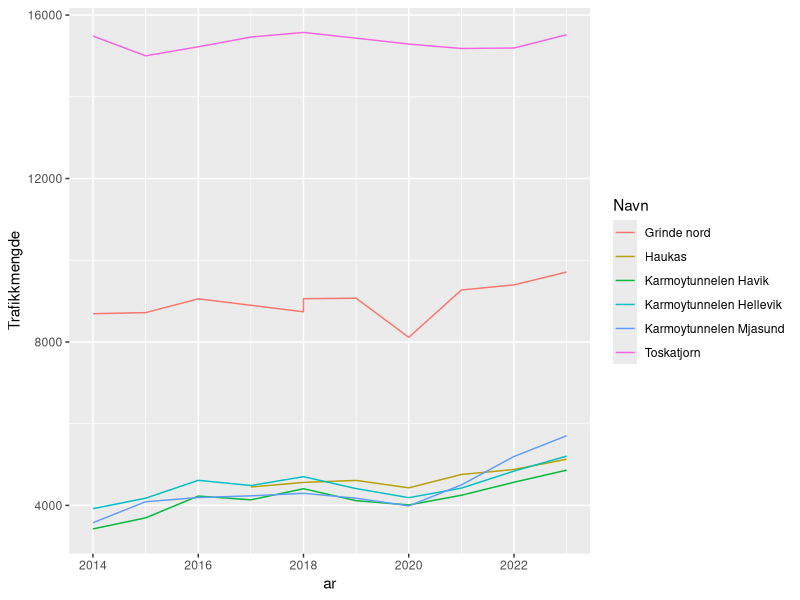
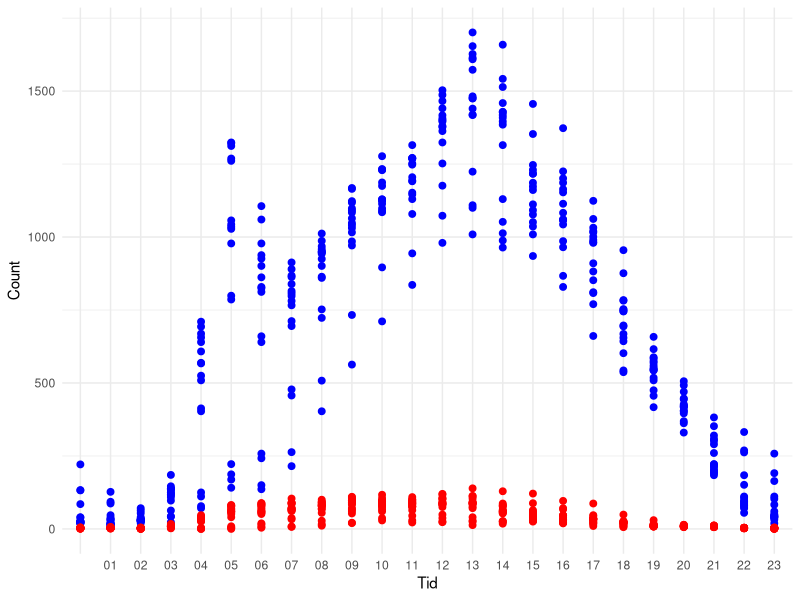
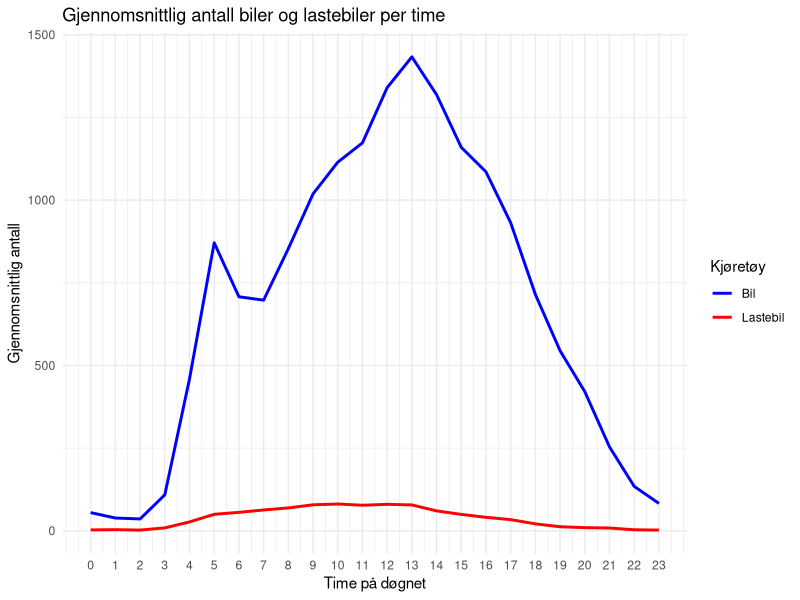
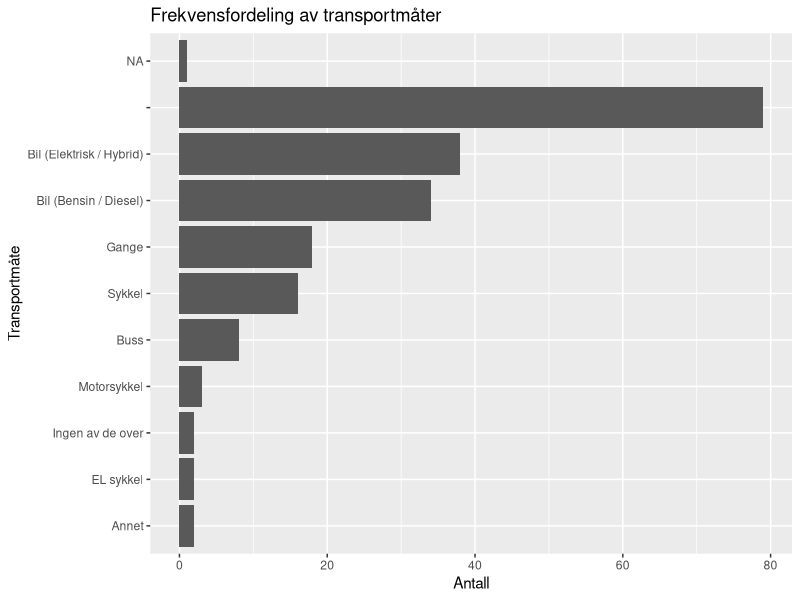
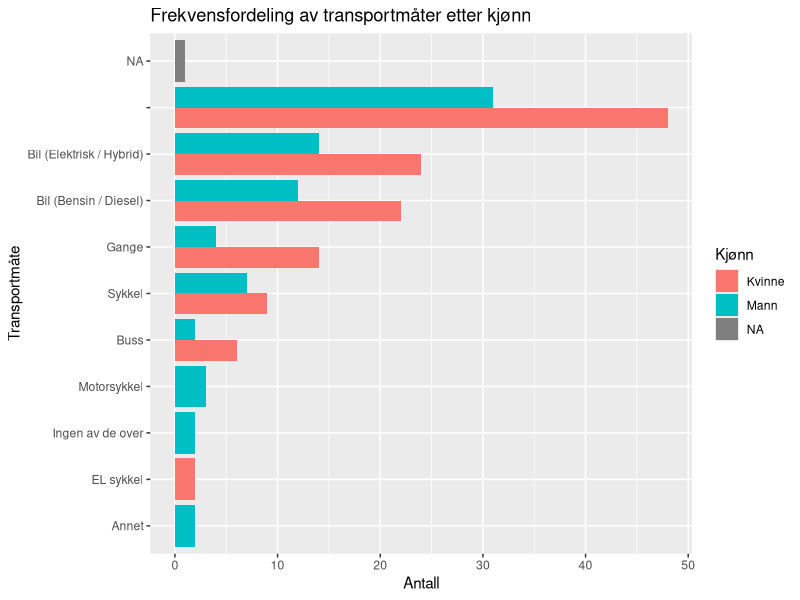
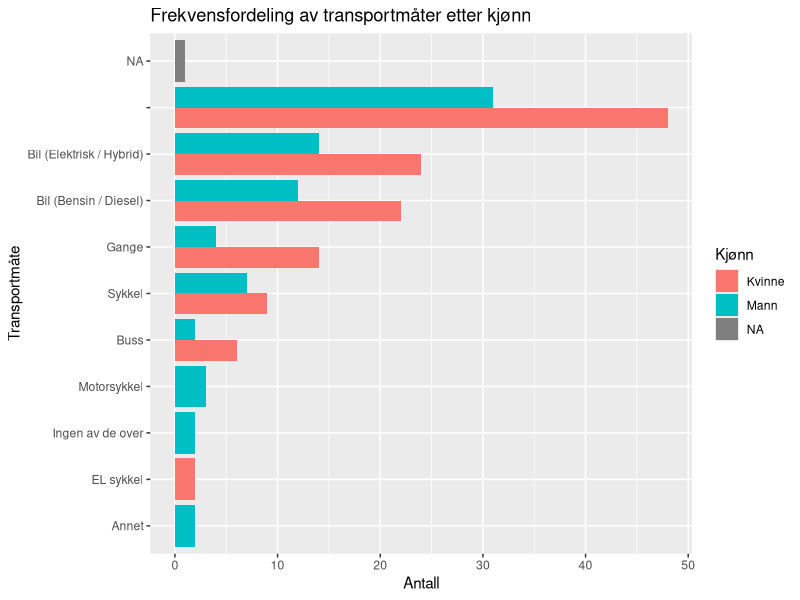
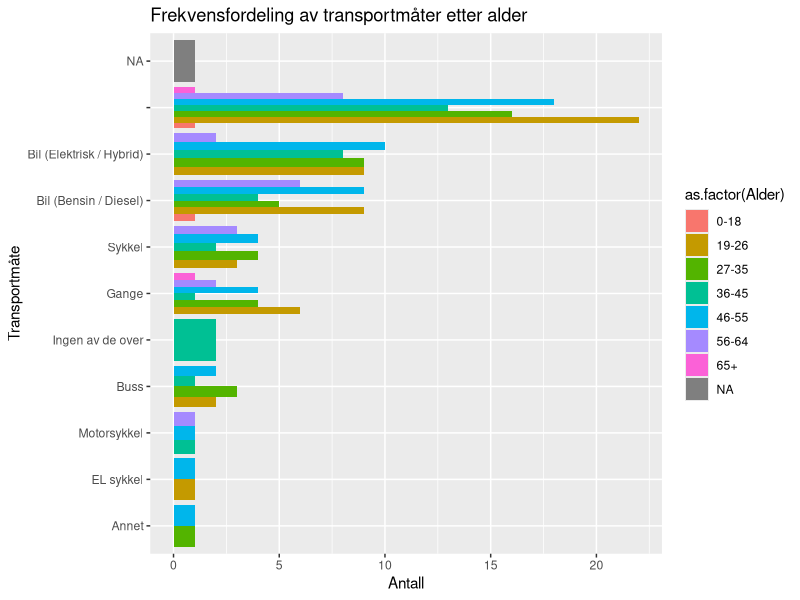
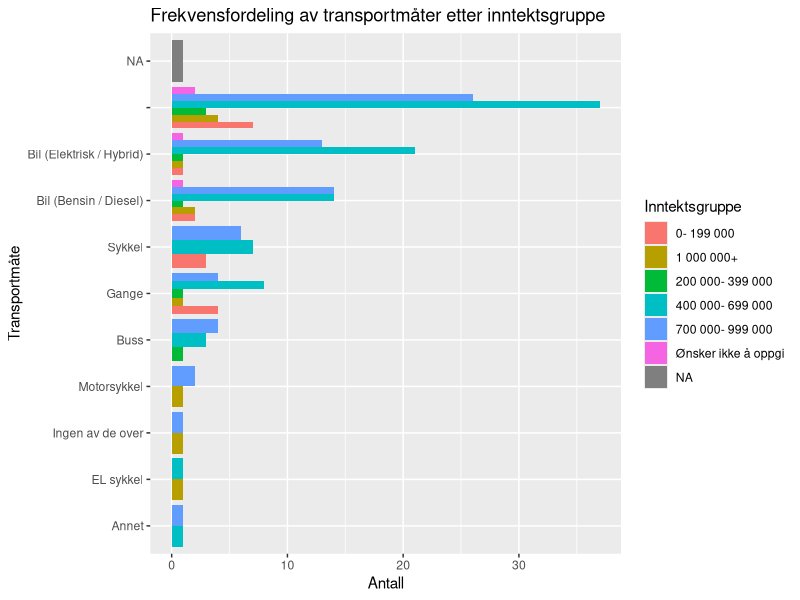

Source code (R) for these figures, in order:
## ---- chunk 1
library(tidyverse)
library(readr)
library(readxl)
library(dplyr)
library(stringr)
library(lubridate)
## ---- chunk 2
# Les Excel-filene (juster filstiene etter hvor de ligger i prosjektet ditt)
tidligere_data <- read_excel("tidligere_data.xlsx")
ny_data <- read_excel("ny_data.xlsx")
## ---- chunk 3
# Fjerne mellomrom og linjeskift fra kolonnenavnene i 'tidligere_data'
colnames(tidligere_data) <- str_trim(gsub("\r\n", "", colnames(tidligere_data)))

# Omdøpe variabler i 'tidligere_data' for å matche variablene i 'ny_data'
tidligere_data <- tidligere_data %>%
  rename(
    `Kjønn` = `Hvilket kjønn identifiserer du som?`,  # Omdøp "Hvilket kjønn identifiserer du som?" til "Kjønn"
    `Alder` = `Din alder`,  # Omdøp "Din alder" til "Alder"
    `Utdanning` = `Hva er din høyeste utdanning?`,  # Omdøp utdanning
    `Næring` = `I hvilken næring jobber du?`,  # Omdøp næring
    `Inntektsgruppe` = `Hvilken inntektsgruppe hører du til?`,  # Omdøp inntektsgruppe
    `Antall personer i husstanden` = `Hvor mange personer bor i din husstand?`,  # Omdøp antall personer
    `Antall med førerkort` = `Hvor mange i husstanden har førerkort?`,  # Omdøp førerkort
    `Transportmåte disponibelt` = `Hva har du til disposisjon?`,  # Omdøp transportmåte
    `Hvordan kommer du deg til jobb` = `Hva har du reist med siste uken?`,  # Omdøp hvordan du kommer deg til jobb
    `Tid brukt til jobb` = `Hvor lang er din pendletid til jobb?`,  # Omdøp tid brukt til jobb
    `Postnummer` = `Hva er ditt postnummer (bosted)`,  # Omdøp postnummer
    `Postnummer arbeidssted` = `Hva er ditt postnummer (arbeidsplass)`,  # Omdøp postnummer arbeidssted
    `Fast oppmøte` = `Har du fast oppmøtested?`,  # Omdøp fast oppmøte
    `Parkering ved jobb` = `Er det gode parkeringsmuligheter nær din arbeidsplass?`  # Omdøp parkering
  )

# Omdøpe variabler i 'ny_data' (hvis nødvendig) for å matche samme tema
ny_data <- ny_data %>%
  rename(
    `Kjønn` = `Hvilket kjønn identifiserer du deg som?`,  # Omdøp "Hvilket kjønn identifiserer du deg som?" til "Kjønn"
    `Alder` = `Hva er alderen din?`,  # Omdøp "Hva er alderen din?" til "Alder"
    `Utdanning` = `Hva er din høyeste utdanning?`,  # Omdøp utdanning
    `Næring` = `I hvilken næring jobber du?`,  # Omdøp næring
    `Inntektsgruppe` = `Hvilken inntektsgruppe tilhører du?`,  # Omdøp inntektsgruppe
    `Antall personer i husstanden` = `Hvor mange bor i din husstand?`,  # Omdøp antall personer
    `Antall med førerkort` = `Hvor mange har førerkort i din husstand?`,  # Omdøp førerkort
    `Transportmåte disponibelt` = `Hvilke muligheter har du tilgjengelig for reise til jobb?`,  # Omdøp transportmåte
    `Hvordan kommer du deg til jobb` = `Hvilke muligheter bruker du for å reise til jobb?`,  # Omdøp hvordan du kommer deg til jobb
    `Tid brukt til jobb` = `Hvor lang tid bruker du til jobb`,  # Omdøp tid brukt til jobb
    `Postnummer` = `Hvilket postnummer er din husstand plassert under?`,  # Omdøp postnummer
    `Postnummer arbeidssted` = `Hvilket postnummer er arbeidsplassen din plasser under?`,  # Omdøp postnummer arbeidssted
    `Fast oppmøte` = `Har du fast oppmøte til jobb?`,  # Omdøp fast oppmøte
    `Parkering ved jobb` = `Har du parkeringsmuligheter på jobb?`  # Omdøp parkering
  )
## ---- chunk 4
# Velge felles variabler (tema) i begge datasettene
common_columns <- c("Starttidspunkt", "Kjønn", "Alder", "Utdanning", "Næring", "Inntektsgruppe",
                    "Antall personer i husstanden", "Antall med førerkort", "Transportmåte disponibelt",
                    "Hvordan kommer du deg til jobb", "Tid brukt til jobb", "Postnummer",
                    "Postnummer arbeidssted", "Fast oppmøte", "Parkering ved jobb")

# Slå sammen datasettene
merged_data <- bind_rows(
  select(ny_data, all_of(common_columns)),
  select(tidligere_data, all_of(common_columns))
)

# Se resultatet
head(merged_data)

# Sjekk at du har fått 160 observasjoner
nrow(merged_data)
## ---- chunk 5
library(readr)
datasett_2014_2024 <- read_delim("datasett_2014_2024.csv", 
    delim = ";", escape_double = FALSE, trim_ws = TRUE)

Karmsundsgata <- read_delim("Karmsundsgata.csv", 
    delim = ";", escape_double = FALSE, trim_ws = TRUE)
## ---- chunk 6
datasett_2014_2024 <- datasett_2014_2024 |> 
  filter(
    Felt == str_match_all(Felt, "Totalt"
    ) 
  ) |> 
  mutate(
    Lastebil = `7,6m - 12,5m` + `12,5m - 16,0m` + `>= 16,0m`,
    Bil = `< 5,6m` + `5,6m - 7,6m`
  ) |> 
  select(
    Navn, Vegreferanse, Fra, ar, Bil, Lastebil, Trafikkmengde, Felt
  )


## ---- chunk 7
datasett_2014_2024 |> 
  ggplot(
    aes(
      x = ar,
      y = Trafikkmengde,
      colour = Navn
    )
  ) + 
  geom_line() 
## ---- chunk 8
Karmsundsgata <- Karmsundsgata |> 
    mutate(
    Lastebil = `7,6m - 12,5m` + `12,5m - 16,0m` + `>= 16,0m`,
    Bil = `< 5,6m` + `5,6m - 7,6m`
  ) |> 
  select(
    Navn, Vegreferanse, Fra, Bil, Lastebil, Trafikkmengde, Felt
  ) |> 
filter(
    Felt == str_match_all(Felt, "Totalt"),
  )
## ---- chunk 9
Karmsundsgata <- Karmsundsgata |> 
   mutate(
    Mnd = str_sub(Fra, start = 6, end = 7),
    Tid = str_sub(Fra, start = 12, 13),
    Dato = str_sub(Fra, start = 9, end = 10)
  )
## ---- chunk 10
# Create the plot
Karmsundsgata |> 
  ggplot(aes(x = Tid)) +       # Set the x-axis variable
  geom_point(aes(y = Bil), color = "blue", size = 2) +   # Points for cars in blue
  geom_point(aes(y = Lastebil), color = "red", size = 2) + # Points for trucks in red
  labs(y = "Count", color = "Vehicle Type") +  # Add labels
  theme_minimal()   # Clean theme for better appearance

## ---- chunk 11
# Legge til en kolonne med kun timen fra "Fra"-kolonnen
resultat_per_time <- Karmsundsgata |>
  mutate(time_of_day = hour(Fra)) |>  # Ekstraherer timen fra tidspunktene
  group_by(time_of_day) |>  # Grupperer etter time
  summarise(
    bil_mean = mean(Bil, na.rm = TRUE),        # Gjennomsnitt for "Bil" per time
    lastebil_mean = mean(Lastebil, na.rm = TRUE)  # Gjennomsnitt for "Lastebil" per time
  )
## ---- chunk 12
# Plotting gjennomsnittet av "Bil" og "Lastebil" for hver time på døgnet
ggplot(resultat_per_time, aes(x = time_of_day)) +
  geom_line(aes(y = bil_mean, color = "Bil"), size = 1) +  # Linjeplot for "Bil"
  geom_line(aes(y = lastebil_mean, color = "Lastebil"), size = 1) +  # Linjeplot for "Lastebil"
  labs(title = "Gjennomsnittlig antall biler og lastebiler per time",
       x = "Time på døgnet",
       y = "Gjennomsnittlig antall",
       color = "Kjøretøy") +
  theme_minimal() +
  scale_color_manual(values = c("Bil" = "blue", "Lastebil" = "red")) +
  scale_x_continuous(breaks = 0:23)  # Viser alle timer fra 0 til 23
## ---- chunk 13

## ---- chunk 14
# Anta at datasettet ditt er lastet inn som ny_data
# Kolonnen som inneholder transportmåtene er "Hvordan kommer du deg til jobb"
# Vi bruker separate_rows for å splitte opp flervalgssvarene

# Splitte flervalgssvarene i separate rader basert på semikolon
ny_data_separated <- ny_data %>%
  separate_rows(`Hvordan kommer du deg til jobb`, sep = ";")

# Lag en frekvensfordeling for de ulike transportmåtene
frekvensfordeling <- ny_data_separated %>%
  group_by(`Hvordan kommer du deg til jobb`) %>%
  summarise(antall = n()) %>%
  arrange(desc(antall))

# Skriv ut frekvensfordelingen
print(frekvensfordeling)

# Valgfritt: Visualisere frekvensfordelingen med ggplot2
ggplot(frekvensfordeling, aes(x = reorder(`Hvordan kommer du deg til jobb`, antall), y = antall)) +
  geom_bar(stat = "identity") +
  coord_flip() +  # For horisontale stolper
  labs(title = "Frekvensfordeling av transportmåter",
       x = "Transportmåte",
       y = "Antall")

## ---- chunk 15
# Anta at ny_data også har kolonner for kjønn, alder, inntekt, utdanning og yrke
# For eksempel: "Kjønn", "Alder", "Inntekt", "Utdanning", "Yrke"

# Deskriptiv statistikk for reisemåter etter kjønn
frekvens_kjonn <- ny_data_separated %>%
  group_by(Kjønn, `Hvordan kommer du deg til jobb`) %>%
  summarise(antall = n()) %>%
  arrange(Kjønn, desc(antall))

# Skriv ut frekvensfordelingen etter kjønn
print(frekvens_kjonn)

# Gjenta for alder, inntekt, utdanning og yrke
frekvens_alder <- ny_data_separated %>%
  group_by(Alder, `Hvordan kommer du deg til jobb`) %>%
  summarise(antall = n()) %>%
  arrange(Alder, desc(antall))

print(frekvens_alder)

# Gjør tilsvarende for inntekt, utdanning og yrke
# ...

# Valgfritt: Lag visualiseringer for disse gruppene
library(ggplot2)

# Eksempel for kjønn
ggplot(frekvens_kjonn, aes(x = reorder(`Hvordan kommer du deg til jobb`, antall), y = antall, fill = Kjønn)) +
  geom_bar(stat = "identity", position = "dodge") +
  coord_flip() +
  labs(title = "Frekvensfordeling av transportmåter etter kjønn",
       x = "Transportmåte",
       y = "Antall")

## ---- chunk 16
library(dplyr)
library(stringr)
library(purrr)

# Definerer funksjonen for å rydde opp i avstandsdata
rydd_avstand <- function(avstand) {
  # Håndtere NA-verdier
  if (is.na(avstand)) {
    return(NA) # Returner NA hvis input er NA
  }
  
  avstand <- tolower(avstand) # Gjør teksten til små bokstaver
  avstand <- str_replace_all(avstand, "km", "") # Fjern "km"
  avstand <- str_replace_all(avstand, "ca", "") # Fjern "ca"
  avstand <- str_replace_all(avstand, ",", ".") # Erstatt komma med punktum

  # Håndtere intervaller som "10-30"
  if (str_detect(avstand, "-")) {
    intervaller <- str_split(avstand, "-")[[1]] %>% as.numeric()
    return(mean(intervaller, na.rm = TRUE)) # Returner gjennomsnittet
  }

  # Ekstrahere tall fra teksten, men ignorere alt som ikke er avstand
  tall <- str_extract_all(avstand, "\\b[0-9]+\\.?[0-9]*\\b")[[1]] %>% as.numeric()

  # Håndtere spesifikke scenarier
  if (length(tall) > 0) {
    # Fokuserer kun på avstandene
    # Bruker sum for å summere tall som er avstander
    total_avstand <- sum(tall[tall > 0], na.rm = TRUE) # Summere relevante tall

    return(total_avstand)
  } else {
    return(NA) # Hvis ingen tall ble funnet
  }
}

# Anta at dataene dine er i en data.frame kalt ny_data
# Bruke funksjonen med purrr::map
ny_data <- ny_data %>%
  mutate(avstand_km = map_dbl(`Estimer i antall km hvor lang din reise er til jobb.`, rydd_avstand))

# Sjekk resultatene
print(ny_data %>% select(`Estimer i antall km hvor lang din reise er til jobb.`, avstand_km))


## ---- chunk 17
library(dplyr)

# Opprett en data.frame med transportmidler og antall reiser
transport_data <- data.frame(
  transportmiddel = c("Gange", "Bil (Bensin / Diesel)", "Bil (Elektrisk / Hybrid)",
                      "Buss", "Moped", "Motorsykkel", "Sykkel", 
                      "EL sykkel", "EL Sparkesykkel", "Annet", "Ingen av de over"),
  antall_reiser = c(18, 34, 38, 8, 0, 3, 16, 2, 0, 2, 2)
)

# Anta at 'ny_data' inneholder en kolonne for transportmiddel og avstand
# Hvis ny_data ikke har transportmiddel kolonnen, kan du legge den til som tidligere foreslått
# For eksempel (her kan du justere tallene basert på virkelige data):
ny_data <- ny_data %>%
  mutate(transportmiddel = sample(transport_data$transportmiddel, nrow(ny_data), replace = TRUE))

# Aggregere dataene for å finne total antall reiser og gjennomsnittlig avstand for hvert transportmiddel
resultat_tabell <- ny_data %>%
  group_by(transportmiddel) %>%
  summarise(
    antall_reiser = n(),
    gjennomsnitt_avstand_km = mean(avstand_km, na.rm = TRUE),
    .groups = 'drop'
  )

# Skriv ut den resulterende tabellen
print(resultat_tabell)

## ---- chunk 18
library(dplyr)
library(ggplot2)

# Anta at ny_data også har kolonner for kjønn, alder, inntektsgruppe, utdanning og yrke

# Deskriptiv statistikk for reisemåter etter kjønn
frekvens_kjonn <- ny_data_separated %>%
  group_by(Kjønn, `Hvordan kommer du deg til jobb`) %>%
  summarise(antall = n()) %>%
  arrange(Kjønn, desc(antall))

# Skriv ut frekvensfordelingen etter kjønn
print(frekvens_kjonn)

# Visualisering for kjønn
ggplot(frekvens_kjonn, aes(x = reorder(`Hvordan kommer du deg til jobb`, antall), y = antall, fill = Kjønn)) +
  geom_bar(stat = "identity", position = "dodge") +
  coord_flip() +
  labs(title = "Frekvensfordeling av transportmåter etter kjønn",
       x = "Transportmåte",
       y = "Antall")

# Deskriptiv statistikk for reisemåter etter alder
frekvens_alder <- ny_data_separated %>%
  group_by(Alder, `Hvordan kommer du deg til jobb`) %>%
  summarise(antall = n()) %>%
  arrange(Alder, desc(antall))

print(frekvens_alder)

# Visualisering for alder
ggplot(frekvens_alder, aes(x = reorder(`Hvordan kommer du deg til jobb`, antall), y = antall, fill = as.factor(Alder))) +
  geom_bar(stat = "identity", position = "dodge") +
  coord_flip() +
  labs(title = "Frekvensfordeling av transportmåter etter alder",
       x = "Transportmåte",
       y = "Antall")

# Deskriptiv statistikk for inntektsgruppe
frekvens_inntekt <- ny_data_separated %>%
  group_by(Inntektsgruppe, `Hvordan kommer du deg til jobb`) %>%
  summarise(antall = n()) %>%
  arrange(Inntektsgruppe, desc(antall))

print(frekvens_inntekt)

# Visualisering for inntektsgruppe
ggplot(frekvens_inntekt, aes(x = reorder(`Hvordan kommer du deg til jobb`, antall), y = antall, fill = Inntektsgruppe)) +
  geom_bar(stat = "identity", position = "dodge") +
  coord_flip() +
  labs(title = "Frekvensfordeling av transportmåter etter inntektsgruppe",
       x = "Transportmåte",
       y = "Antall")

# Deskriptiv statistikk for utdanning
frekvens_utdanning <- ny_data_separated %>%
  group_by(Utdanning, `Hvordan kommer du deg til jobb`) %>%
  summarise(antall = n()) %>%
  arrange(Utdanning, desc(antall))

print(frekvens_utdanning)

# Visualisering for utdanning
ggplot(frekvens_utdanning, aes(x = reorder(`Hvordan kommer du deg til jobb`, antall), y = antall, fill = Utdanning)) +
  geom_bar(stat = "identity", position = "dodge") +
  coord_flip() +
  labs(title = "Frekvensfordeling av transportmåter etter utdanning",
       x = "Transportmåte",
       y = "Antall")

# Deskriptiv statistikk for yrke
frekvens_yrke <- ny_data_separated %>%
  rename(Yrke = Næring) %>%
  group_by(Yrke, `Hvordan kommer du deg til jobb`) %>%
  summarise(antall = n()) %>%
  arrange(Yrke, desc(antall))

print(frekvens_yrke)

# Visualisering for yrke
ggplot(frekvens_yrke, aes(x = reorder(`Hvordan kommer du deg til jobb`, antall), y = antall, fill = Yrke)) +
  geom_bar(stat = "identity", position = "dodge") +
  coord_flip() +
  labs(title = "Frekvensfordeling av transportmåter etter yrke",
       x = "Transportmåte",
       y = "Antall")
